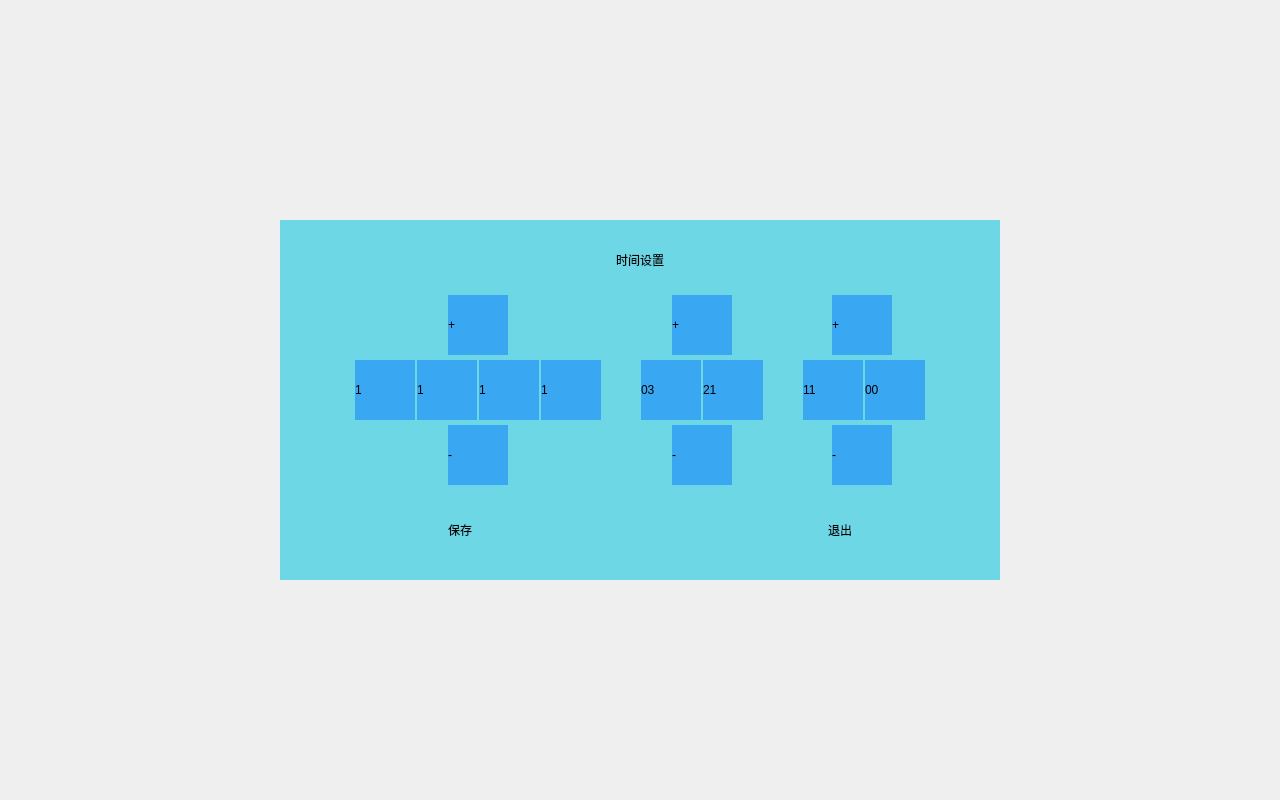
<?xml version="1.0" encoding="UTF-8"?>
<ui version="4.0">
 <class>time_setting</class>
 <widget class="QWidget" name="time_setting">
  <property name="geometry">
   <rect>
    <x>0</x>
    <y>0</y>
    <width>1280</width>
    <height>800</height>
   </rect>
  </property>
  <property name="windowTitle">
   <string>Form</string>
  </property>
  <widget class="QLabel" name="label">
   <property name="geometry">
    <rect>
     <x>0</x>
     <y>0</y>
     <width>1280</width>
     <height>800</height>
    </rect>
   </property>
   <property name="text">
    <string/>
   </property>
  </widget>
  <widget class="QLabel" name="label_backdrop">
   <property name="geometry">
    <rect>
     <x>280</x>
     <y>220</y>
     <width>720</width>
     <height>360</height>
    </rect>
   </property>
   <property name="styleSheet">
    <string notr="true">background-color: rgb(110, 215, 230);</string>
   </property>
   <property name="text">
    <string/>
   </property>
  </widget>
  <widget class="Label_return_time" name="label_return">
   <property name="geometry">
    <rect>
     <x>790</x>
     <y>500</y>
     <width>100</width>
     <height>60</height>
    </rect>
   </property>
   <property name="styleSheet">
    <string notr="true"/>
   </property>
   <property name="text">
    <string>退出</string>
   </property>
   <property name="alignment">
    <set>Qt::AlignCenter</set>
   </property>
  </widget>
  <widget class="Label_save_time" name="label_save">
   <property name="geometry">
    <rect>
     <x>410</x>
     <y>500</y>
     <width>100</width>
     <height>60</height>
    </rect>
   </property>
   <property name="styleSheet">
    <string notr="true"/>
   </property>
   <property name="text">
    <string>保存</string>
   </property>
   <property name="alignment">
    <set>Qt::AlignCenter</set>
   </property>
  </widget>
  <widget class="QLabel" name="label_num">
   <property name="geometry">
    <rect>
     <x>280</x>
     <y>240</y>
     <width>720</width>
     <height>40</height>
    </rect>
   </property>
   <property name="styleSheet">
    <string notr="true"/>
   </property>
   <property name="text">
    <string>时间设置</string>
   </property>
   <property name="alignment">
    <set>Qt::AlignCenter</set>
   </property>
  </widget>
  <widget class="Label_year1_time" name="label_year1">
   <property name="geometry">
    <rect>
     <x>355</x>
     <y>360</y>
     <width>60</width>
     <height>60</height>
    </rect>
   </property>
   <property name="styleSheet">
    <string notr="true">background-color: rgb(58, 167, 242);</string>
   </property>
   <property name="text">
    <string>1</string>
   </property>
  </widget>
  <widget class="Label_year2_time" name="label_year2">
   <property name="geometry">
    <rect>
     <x>417</x>
     <y>360</y>
     <width>60</width>
     <height>60</height>
    </rect>
   </property>
   <property name="styleSheet">
    <string notr="true">background-color: rgb(58, 167, 242);</string>
   </property>
   <property name="text">
    <string>1</string>
   </property>
  </widget>
  <widget class="Label_year3_time" name="label_year3">
   <property name="geometry">
    <rect>
     <x>479</x>
     <y>360</y>
     <width>60</width>
     <height>60</height>
    </rect>
   </property>
   <property name="styleSheet">
    <string notr="true">background-color: rgb(58, 167, 242);</string>
   </property>
   <property name="text">
    <string>1</string>
   </property>
  </widget>
  <widget class="Label_year4_time" name="label_year4">
   <property name="geometry">
    <rect>
     <x>541</x>
     <y>360</y>
     <width>60</width>
     <height>60</height>
    </rect>
   </property>
   <property name="styleSheet">
    <string notr="true">background-color: rgb(58, 167, 242);</string>
   </property>
   <property name="text">
    <string>1</string>
   </property>
  </widget>
  <widget class="Label_month_time" name="label_month">
   <property name="geometry">
    <rect>
     <x>641</x>
     <y>360</y>
     <width>60</width>
     <height>60</height>
    </rect>
   </property>
   <property name="styleSheet">
    <string notr="true">background-color: rgb(58, 167, 242);</string>
   </property>
   <property name="text">
    <string>03</string>
   </property>
  </widget>
  <widget class="Label_day_time" name="label_day">
   <property name="geometry">
    <rect>
     <x>703</x>
     <y>360</y>
     <width>60</width>
     <height>60</height>
    </rect>
   </property>
   <property name="styleSheet">
    <string notr="true">background-color: rgb(58, 167, 242);</string>
   </property>
   <property name="text">
    <string>21</string>
   </property>
  </widget>
  <widget class="Label_hour_time" name="label_hour">
   <property name="geometry">
    <rect>
     <x>803</x>
     <y>360</y>
     <width>60</width>
     <height>60</height>
    </rect>
   </property>
   <property name="styleSheet">
    <string notr="true">background-color: rgb(58, 167, 242);</string>
   </property>
   <property name="text">
    <string>11</string>
   </property>
  </widget>
  <widget class="Label_minute_time" name="label_minute">
   <property name="geometry">
    <rect>
     <x>865</x>
     <y>360</y>
     <width>60</width>
     <height>60</height>
    </rect>
   </property>
   <property name="styleSheet">
    <string notr="true">background-color: rgb(58, 167, 242);</string>
   </property>
   <property name="text">
    <string>00</string>
   </property>
  </widget>
  <widget class="Label_up1_time" name="label_up1">
   <property name="geometry">
    <rect>
     <x>448</x>
     <y>295</y>
     <width>60</width>
     <height>60</height>
    </rect>
   </property>
   <property name="styleSheet">
    <string notr="true">background-color: rgb(58, 167, 242);</string>
   </property>
   <property name="text">
    <string>+</string>
   </property>
  </widget>
  <widget class="Label_up2_time" name="label_up2">
   <property name="geometry">
    <rect>
     <x>672</x>
     <y>295</y>
     <width>60</width>
     <height>60</height>
    </rect>
   </property>
   <property name="styleSheet">
    <string notr="true">background-color: rgb(58, 167, 242);</string>
   </property>
   <property name="text">
    <string>+</string>
   </property>
  </widget>
  <widget class="Label_up3_time" name="label_up3">
   <property name="geometry">
    <rect>
     <x>832</x>
     <y>295</y>
     <width>60</width>
     <height>60</height>
    </rect>
   </property>
   <property name="styleSheet">
    <string notr="true">background-color: rgb(58, 167, 242);</string>
   </property>
   <property name="text">
    <string>+</string>
   </property>
  </widget>
  <widget class="Label_down1_time" name="label_down1">
   <property name="geometry">
    <rect>
     <x>448</x>
     <y>425</y>
     <width>60</width>
     <height>60</height>
    </rect>
   </property>
   <property name="styleSheet">
    <string notr="true">background-color: rgb(58, 167, 242);</string>
   </property>
   <property name="text">
    <string>-</string>
   </property>
  </widget>
  <widget class="Label_down2_time" name="label_down2">
   <property name="geometry">
    <rect>
     <x>672</x>
     <y>425</y>
     <width>60</width>
     <height>60</height>
    </rect>
   </property>
   <property name="styleSheet">
    <string notr="true">background-color: rgb(58, 167, 242);</string>
   </property>
   <property name="text">
    <string>-</string>
   </property>
  </widget>
  <widget class="Label_down3_time" name="label_down3">
   <property name="geometry">
    <rect>
     <x>832</x>
     <y>425</y>
     <width>60</width>
     <height>60</height>
    </rect>
   </property>
   <property name="styleSheet">
    <string notr="true">background-color: rgb(58, 167, 242);</string>
   </property>
   <property name="text">
    <string>-</string>
   </property>
  </widget>
 </widget>
 <customwidgets>
  <customwidget>
   <class>Label_return_time</class>
   <extends>QLabel</extends>
   <header>time_setting.h</header>
  </customwidget>
  <customwidget>
   <class>Label_save_time</class>
   <extends>QLabel</extends>
   <header>time_setting.h</header>
  </customwidget>
  <customwidget>
   <class>Label_year1_time</class>
   <extends>QLabel</extends>
   <header>time_setting.h</header>
  </customwidget>
  <customwidget>
   <class>Label_year2_time</class>
   <extends>QLabel</extends>
   <header>time_setting.h</header>
  </customwidget>
  <customwidget>
   <class>Label_year3_time</class>
   <extends>QLabel</extends>
   <header>time_setting.h</header>
  </customwidget>
  <customwidget>
   <class>Label_year4_time</class>
   <extends>QLabel</extends>
   <header>time_setting.h</header>
  </customwidget>
  <customwidget>
   <class>Label_month_time</class>
   <extends>QLabel</extends>
   <header>time_setting.h</header>
  </customwidget>
  <customwidget>
   <class>Label_day_time</class>
   <extends>QLabel</extends>
   <header>time_setting.h</header>
  </customwidget>
  <customwidget>
   <class>Label_hour_time</class>
   <extends>QLabel</extends>
   <header>time_setting.h</header>
  </customwidget>
  <customwidget>
   <class>Label_minute_time</class>
   <extends>QLabel</extends>
   <header>time_setting.h</header>
  </customwidget>
  <customwidget>
   <class>Label_up1_time</class>
   <extends>QLabel</extends>
   <header>time_setting.h</header>
  </customwidget>
  <customwidget>
   <class>Label_up2_time</class>
   <extends>QLabel</extends>
   <header>time_setting.h</header>
  </customwidget>
  <customwidget>
   <class>Label_up3_time</class>
   <extends>QLabel</extends>
   <header>time_setting.h</header>
  </customwidget>
  <customwidget>
   <class>Label_down1_time</class>
   <extends>QLabel</extends>
   <header>time_setting.h</header>
  </customwidget>
  <customwidget>
   <class>Label_down2_time</class>
   <extends>QLabel</extends>
   <header>time_setting.h</header>
  </customwidget>
  <customwidget>
   <class>Label_down3_time</class>
   <extends>QLabel</extends>
   <header>time_setting.h</header>
  </customwidget>
 </customwidgets>
 <resources/>
 <connections/>
</ui>
